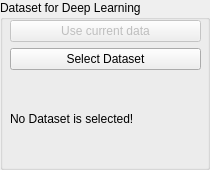
             <widget class="QGroupBox" name="groupBox_4">
              <property name="sizePolicy">
               <sizepolicy hsizetype="Maximum" vsizetype="Preferred">
                <horstretch>0</horstretch>
                <verstretch>0</verstretch>
               </sizepolicy>
              </property>
              <property name="title">
               <string>Dataset for Deep Learning</string>
              </property>
              <widget class="QWidget" name="verticalLayoutWidget">
               <property name="geometry">
                <rect>
                 <x>10</x>
                 <y>20</y>
                 <width>191</width>
                 <height>141</height>
                </rect>
               </property>
               <layout class="QVBoxLayout" name="verticalLayout_4">
                <item>
                 <widget class="QPushButton" name="Button_useCurrentData">
                  <property name="enabled">
                   <bool>false</bool>
                  </property>
                  <property name="text">
                   <string>Use current data</string>
                  </property>
                 </widget>
                </item>
                <item>
                 <widget class="QPushButton" name="Button_selectDataset">
                  <property name="text">
                   <string>Select Dataset</string>
                  </property>
                 </widget>
                </item>
                <item>
                 <widget class="QLabel" name="Label_currentDataset">
                  <property name="text">
                   <string>No Dataset is selected!</string>
                  </property>
                 </widget>
                </item>
               </layout>
              </widget>
             </widget>
